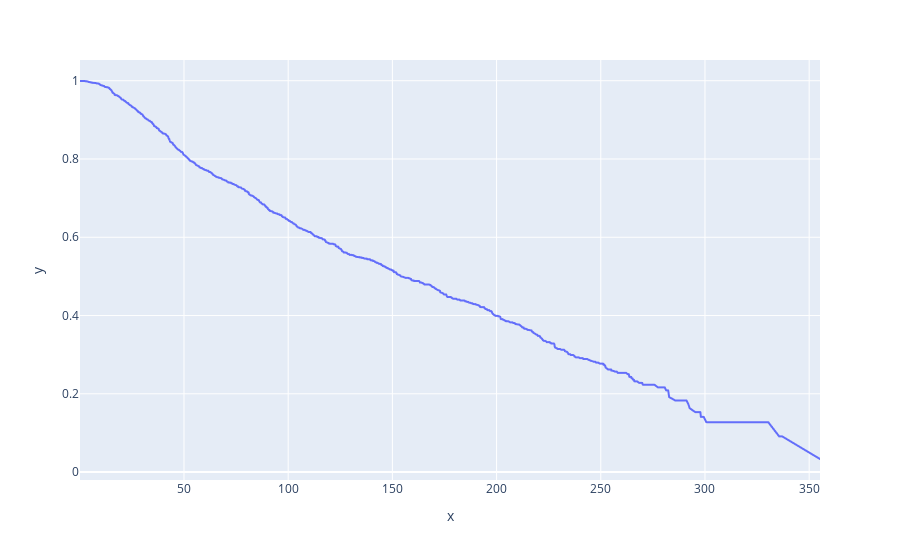

The notebook cell this image was saved under:
### Code cell
import plotly_express as px

px.line(x =uniq_times_old, y = p1)

### Figure 1 — Plotly figure (JSON) as saved in the notebook; plotly's stock layout.template omitted (floating-point values rounded to 4 significant figures; data arrays with more than 128 entries replaced by an {"elided": "..."} marker saying what was removed)
{"data": [{"hovertemplate": "x=%{x}<br>y=%{y}<extra></extra>", "legendgroup": "", "line": {"color": "#636efa", "dash": "solid"}, "marker": {"symbol": "circle"}, "mode": "lines", "name": "", "showlegend": false, "type": "scattergl", "x": {"elided": "1381 float values"}, "xaxis": "x", "y": {"elided": "1381 float values"}, "yaxis": "y"}], "layout": {"legend": {"tracegroupgap": 0}, "margin": {"t": 60}, "xaxis": {"anchor": "y", "domain": [0, 1], "title": {"text": "x"}}, "yaxis": {"anchor": "x", "domain": [0, 1], "title": {"text": "y"}}}}
